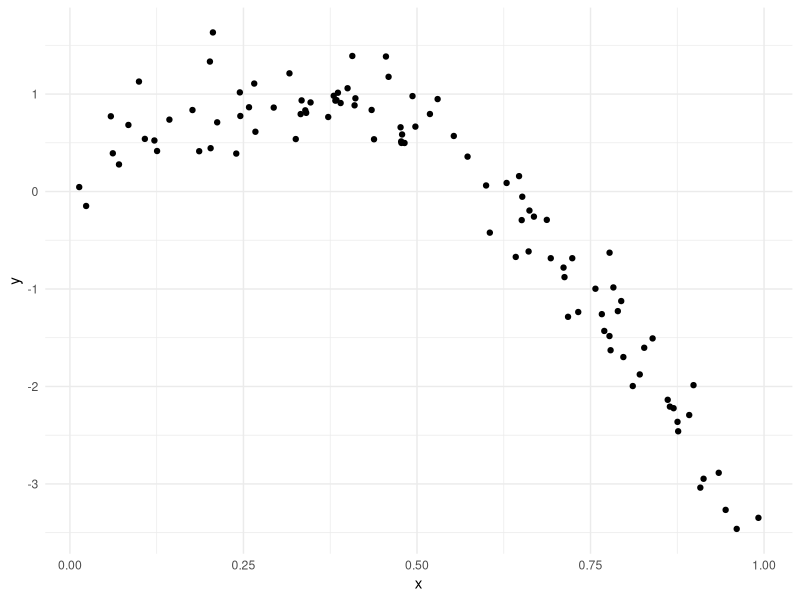
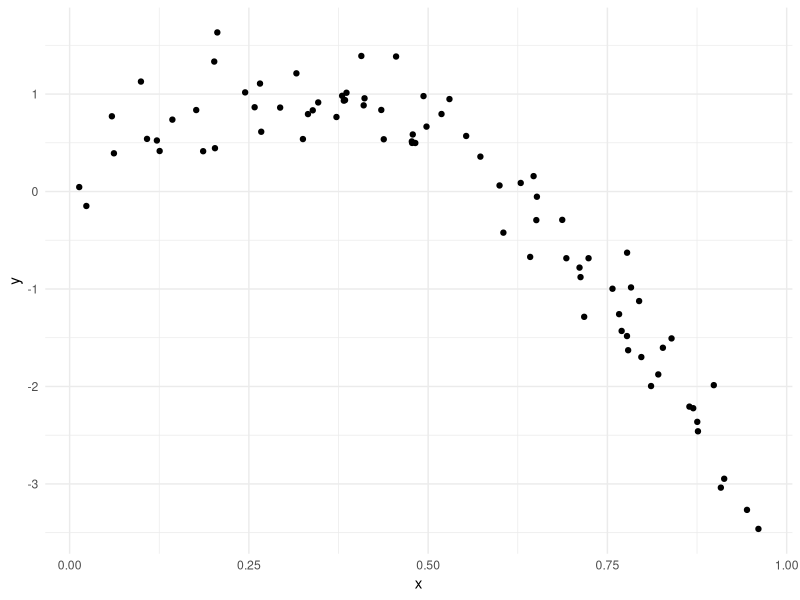
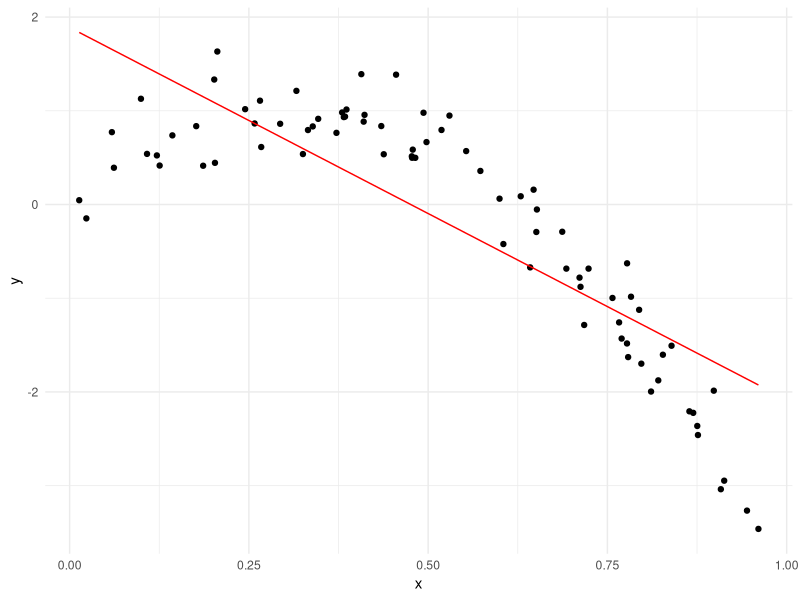
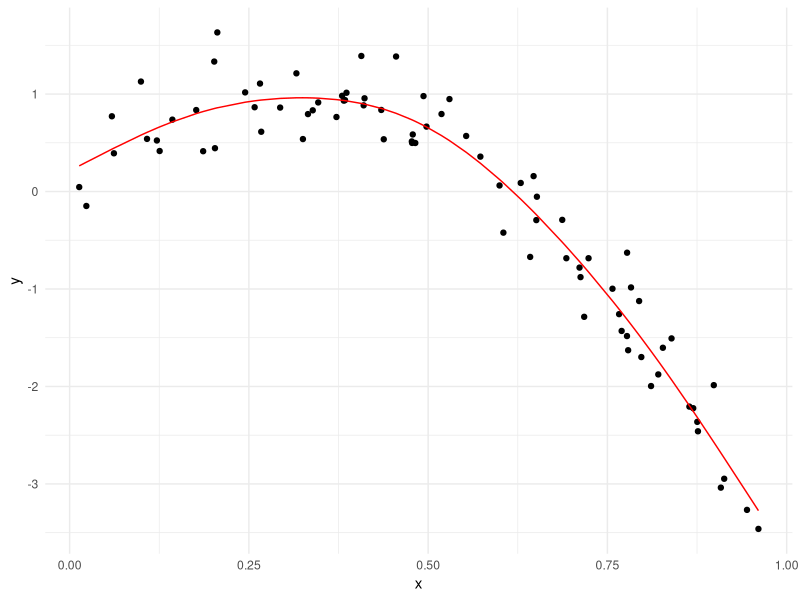
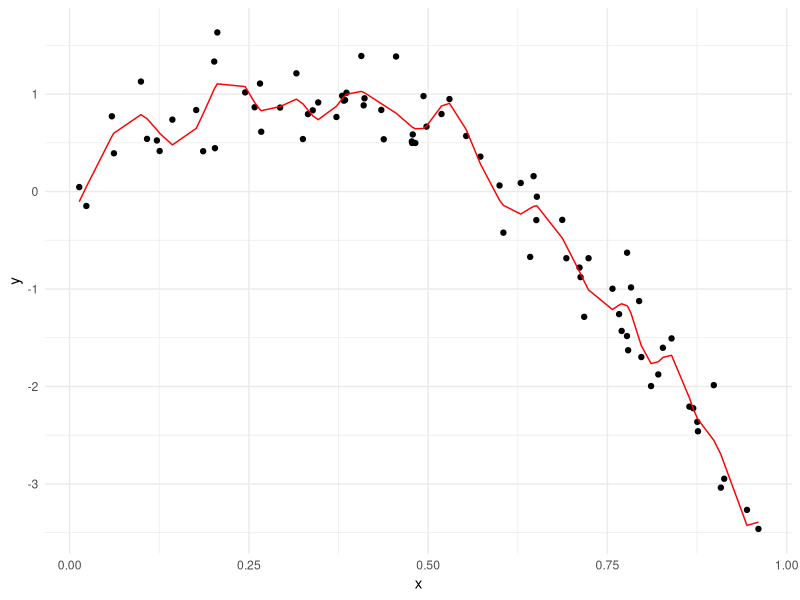
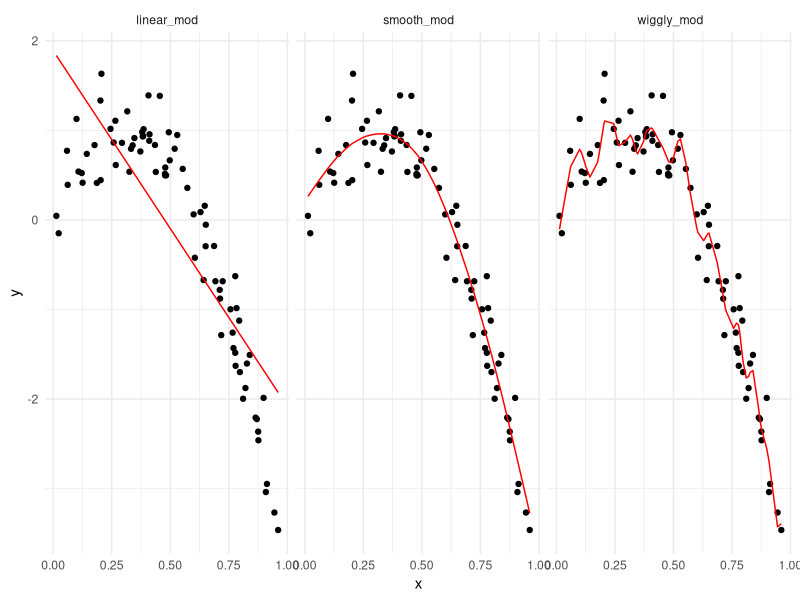

Write R code to recreate these figures, in order.
## ---- chunk 1
library(tidyverse)
library(modelr)
library(mgcv)

knitr::opts_chunk$set(
  fig.width = 6,
  fig.asp = .6,
  out.width = "90%"
)

theme_set(theme_minimal() + theme(legend.position = "bottom"))

options(
  ggplot2.continuous.colour = "viridis",
  ggplot2.continuous.fill = "viridis"
)

scale_colour_discrete = scale_color_viridis_d
scale_fill_discrete = scale_fill_viridis_d

set.seed(1)
## ---- chunk 2
nonlin_df =
  tibble(
    id = 1:100,
    x = runif(100, 0, 1),
    y = 1 - 10 * (x - .3) ^ 2 + rnorm(100, 0, .3)
  )
## ---- chunk 3
nonlin_df %>% 
  ggplot(aes(x = x, y = y)) +
  geom_point()
## ---- chunk 4
train_df = sample_n(nonlin_df, size = 80)
test_df = anti_join(nonlin_df, train_df, by = "id")
## ---- chunk 5
linear_mod = lm(y ~ x, data = train_df)
smooth_mod = gam(y ~ s(x), data = train_df)
wiggly_mod = gam(y ~ s(x, k = 30), sp = 10e-6, data = train_df)
## ---- chunk 6
train_df %>% 
  ggplot(aes(x = x, y = y)) +
  geom_point()

train_df %>% 
  add_predictions(linear_mod) %>% 
  ggplot(aes(x = x, y = y)) +
  geom_point() + 
  geom_line(aes(y = pred), color = "red")

train_df %>% 
  add_predictions(smooth_mod) %>% 
  ggplot(aes(x = x, y = y)) +
  geom_point() + 
  geom_line(aes(y = pred), color = "red")

train_df %>% 
  add_predictions(wiggly_mod) %>% 
  ggplot(aes(x = x, y = y)) +
  geom_point() + 
  geom_line(aes(y = pred), color = "red")
## ---- chunk 7
train_df %>% 
  gather_predictions(linear_mod, smooth_mod, wiggly_mod) %>% 
  ggplot(aes(x = x, y = y)) +
  geom_point() + 
  geom_line(aes(y = pred), color = "red") +
  facet_grid(. ~ model)
## ---- chunk 8
#look at root mean square error (rmse) between (1) the model we created with 80% of the dataset, compared to the (2) testing dataset on the 20% 

rmse(linear_mod, test_df)
rmse(smooth_mod, test_df)
rmse(wiggly_mod, test_df)
#smooth model has smallest rmse - so makes the best predictions
#next step is to reiterate a bunch of times
